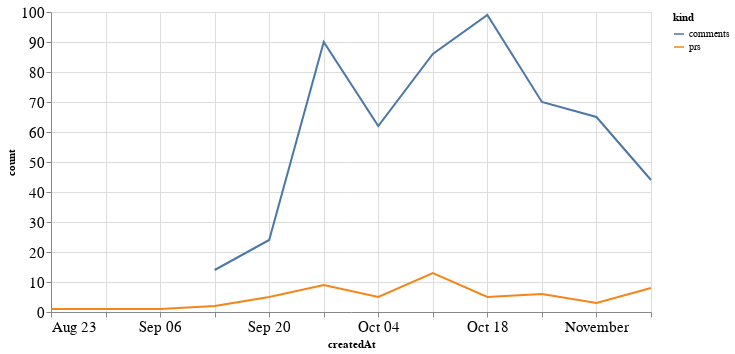

The notebook cell saved with this chart:
### Code cell
alt.Chart(total_time, width=600).mark_line().encode(
    x='createdAt',
    y='count',
    color='kind'
)

### Figure 1 — Vega-Lite specification as saved in the notebook (floating-point values rounded to 4 significant figures)
{"config": {"axisLeft": {"labelFontSize": 15}, "axisBottom": {"labelFontSize": 15}}, "data": {"name": "data-f7aa3d3e40e33cccb47abdbf2e7f64c5"}, "mark": "line", "encoding": {"color": {"type": "nominal", "field": "kind"}, "x": {"type": "temporal", "field": "createdAt"}, "y": {"type": "quantitative", "field": "count"}}, "width": 600, "$schema": "https://vega.github.io/schema/vega-lite/v4.8.1.json", "datasets": {"data-f7aa3d3e40e33cccb47abdbf2e7f64c5": [{"createdAt": "2020-08-23T00:00:00", "kind": "prs", "count": 1.0}, {"createdAt": "2020-08-30T00:00:00", "kind": "prs", "count": 1.0}, {"createdAt": "2020-09-06T00:00:00", "kind": "prs", "count": 1.0}, {"createdAt": "2020-09-13T00:00:00", "kind": "prs", "count": 2.0}, {"createdAt": "2020-09-20T00:00:00", "kind": "prs", "count": 5.0}, {"createdAt": "2020-09-27T00:00:00", "kind": "prs", "count": 9.0}, {"createdAt": "2020-10-04T00:00:00", "kind": "prs", "count": 5.0}, {"createdAt": "2020-10-11T00:00:00", "kind": "prs", "count": 13.0}, {"createdAt": "2020-10-18T00:00:00", "kind": "prs", "count": 5.0}, {"createdAt": "2020-10-25T00:00:00", "kind": "prs", "count": 6.0}, {"createdAt": "2020-11-01T00:00:00", "kind": "prs", "count": 3.0}, {"createdAt": "2020-11-08T00:00:00", "kind": "prs", "count": 8.0}, {"createdAt": "2020-08-23T00:00:00", "kind": "comments", "count": null}, {"createdAt": "2020-08-30T00:00:00", "kind": "comments", "count": null}, {"createdAt": "2020-09-06T00:00:00", "kind": "comments", "count": null}, {"createdAt": "2020-09-13T00:00:00", "kind": "comments", "count": 14.0}, {"createdAt": "2020-09-20T00:00:00", "kind": "comments", "count": 24.0}, {"createdAt": "2020-09-27T00:00:00", "kind": "comments", "count": 90.0}, {"createdAt": "2020-10-04T00:00:00", "kind": "comments", "count": 62.0}, {"createdAt": "2020-10-11T00:00:00", "kind": "comments", "count": 86.0}, {"createdAt": "2020-10-18T00:00:00", "kind": "comments", "count": 99.0}, {"createdAt": "2020-10-25T00:00:00", "kind": "comments", "count": 70.0}, {"createdAt": "2020-11-01T00:00:00", "kind": "comments", "count": 65.0}, {"createdAt": "2020-11-08T00:00:00", "kind": "comments", "count": 44.0}]}}
